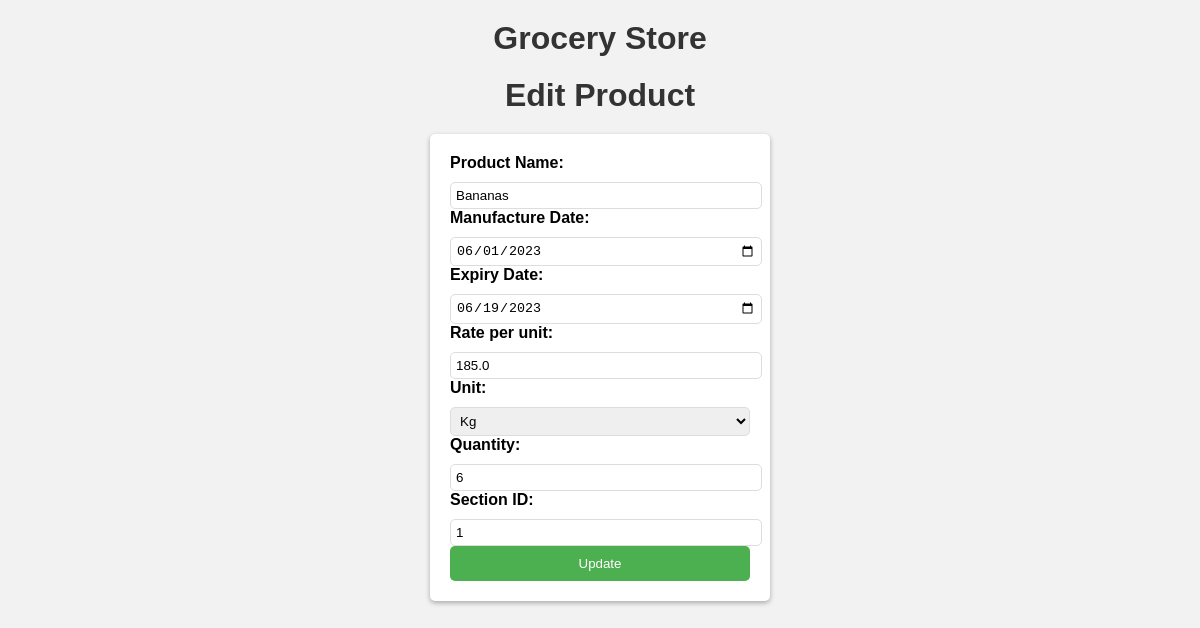
Page /admin/edit_product/101 on the committed database.
### tables this page shows
CREATE TABLE products
             (id INTEGER PRIMARY KEY AUTOINCREMENT,
              productname TEXT,
              manufacture_date TEXT,
              fexpiry_date TEXT,
              rate REAL,
              unit TEXT,
              quantity INTEGER,
              section_id INTEGER,
              FOREIGN KEY (section_id) REFERENCES sections(id));

### admin/routes.py (the view, shortened to what this page needs)
@admin_bp.route('/edit_product/<int:product_id>', methods=['GET', 'POST'])
def edit_product(product_id):
    conn = sqlite3.connect('database.db')
    c = conn.cursor()
    c.execute("SELECT * FROM products WHERE id = ?", (product_id,))
    product = c.fetchone()
    conn.close()
    if product:
        return render_template('edit_product.html', product=product)
    else:
        return "Product not found"

### templates/edit_product.html
{% extends 'base_admin.html' %}
{% block content %}
    <h1>Edit Product</h1>
    <form method="POST" action="/admin/edit_product/{{ product[0] }}">
        <label for="productname">Product Name:</label>
        <input type="text" name="productname" value="{{ product[1] }}" required><br>
        <label for="manufacture_date">Manufacture Date:</label>
        <input type="date" name="manufacture_date" value="{{ product[2] }}" required><br>
        <label for="expiry_date">Expiry Date:</label>
        <input type="date" name="fexpiry_date" value="{{ product[3]}}" required><br>
        <label for="rate_per_unit">Rate per unit:</label>
        <input type="text" name="rate_per_unit" value="{{ product[4] }}" required><br>
        <label for="unit">Unit:</label>
        <select id="unit" name="unit" value="{{ product[5] }}" required>
            <option value="Kg">Kg</option>
            <option value="Litre">Litre</option></select><br>
        <label for="quantity">Quantity:</label>
        <input type="text" name="quantity" value="{{ product[6] }}" required><br>
        <label for="section_id">Section ID:</label>
        <input type="text" name="section_id" value="{{ product[7] }}" required><br>
        <button type="submit">Update</button>
    </form>
{% endblock %}

### static/admin_dashboard.css (style rules this page uses)
body { font-family: Arial, sans-serif; margin: 0; padding: 0; background-color: #f2f2f2; }
h1 { text-align: center; margin-top: 20px; }

### static/add_product.css (style rules this page uses)
body { font-family: Arial, sans-serif; margin: 0; padding: 0; background-color: #f2f2f2; }
h1 { text-align: center; margin-top: 20px; }
form { width: 300px; margin: 20px auto; padding: 20px; background-color: #fff; border-radius: 5px; box-shadow: 0 2px 5px rgba(0, 0, 0, 0.3); }
label { display: block; margin-bottom: 10px; font-weight: bold; }
input[type="text"], input[type="number"], select { width: 100%; padding: 5px; border-radius: 5px; border: 1px solid #ddd; }
input[type="date"] { width: 100%; padding: 5px; border-radius: 5px; border: 1px solid #ddd; }

### static/create_section.css (style rules this page uses)
body { font-family: Arial, sans-serif; margin: 0; padding: 0; background-color: #f2f2f2; }
h1 { text-align: center; margin-top: 20px; }
form { width: 300px; margin: 20px auto; padding: 20px; background-color: #fff; border-radius: 5px; box-shadow: 0 2px 5px rgba(0, 0, 0, 0.3); }
label { display: block; margin-bottom: 10px; font-weight: bold; }
input[type="number"], input[type="text"] { width: 100%; padding: 5px; border-radius: 5px; border: 1px solid #ddd; }

### static/edit_section.css (style rules this page uses)
body { font-family: Arial, sans-serif; margin: 0; padding: 0; background-color: #f2f2f2; }
h1 { text-align: center; margin-top: 20px; }
form { width: 300px; margin: 20px auto; padding: 20px; background-color: #fff; border-radius: 5px; box-shadow: 0 2px 5px rgba(0, 0, 0, 0.3); }
label { display: block; margin-bottom: 10px; font-weight: bold; }
input[type="text"] { width: 100%; padding: 5px; border-radius: 5px; border: 1px solid #ddd; }
button[type="submit"] { display: block; width: 100%; padding: 10px; background-color: #4CAF50; color: white; border: none; border-radius: 5px; cursor: pointer; }

### static/section_list_admin.css (style rules this page uses)
body { font-family: Arial, sans-serif; background-color: #f2f2f2; margin: 0; padding: 20px; }
h1 { text-align: center; color: #333; margin-bottom: 20px; }

### static/edit_product.css (style rules this page uses)
body { font-family: Arial, sans-serif; margin: 0; padding: 0; background-color: #f2f2f2; }
h1 { text-align: center; margin-top: 20px; }
form { width: 300px; margin: 20px auto; padding: 20px; background-color: #fff; border-radius: 5px; box-shadow: 0 2px 5px rgba(0, 0, 0, 0.3); }
label { display: block; margin-bottom: 10px; font-weight: bold; }
input[type="text"], input[type="number"], select { width: 100%; padding: 5px; border-radius: 5px; border: 1px solid #ddd; }
input[type="date"] { width: 100%; padding: 5px; border-radius: 5px; border: 1px solid #ddd; }
button[type="submit"] { display: block; width: 100%; padding: 10px; background-color: #4CAF50; color: white; border: none; border-radius: 5px; cursor: pointer; }

### templates/base_admin.html (style rules this page uses)
h1 { text-align: center; }

### rows in the picture
products: productname "Bananas", manufacture_date "06/01/2023", fexpiry_date "06/19/2023", rate_per_unit "185.0", unit "Kg", quantity "6", section_id "1"
